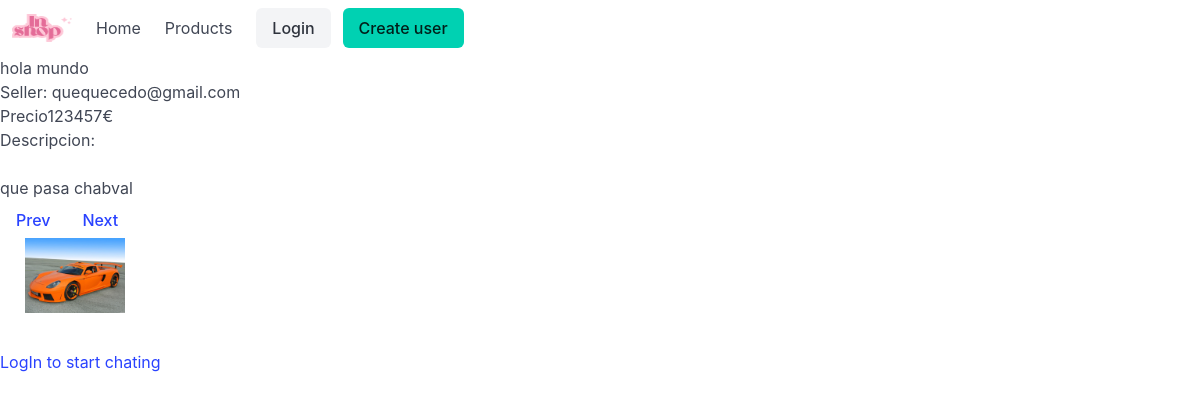
Screenshot of /php/product/product.php?product_id=19 with the database file from the repository.
### tables this page shows
CREATE TABLE `product` (
  `product_id` int(9) NOT NULL,
  `product_name` varchar(30) NOT NULL,
  `price` float NOT NULL DEFAULT 0,
  `user_id` int(11) NOT NULL,
  `photo` text DEFAULT NULL,
  `description` text DEFAULT NULL,
  `user_name` varchar(50) NOT NULL,
  `upload_date` date NOT NULL DEFAULT current_timestamp()
);

CREATE TABLE `user` (
  `user_id` int(9) NOT NULL,
  `username` varchar(30) NOT NULL,
  `name` varchar(30) NOT NULL,
  `surname` varchar(30) NOT NULL,
  `email` varchar(50) NOT NULL,
  `password` varchar(30) NOT NULL,
  `admin` tinyint(1) NOT NULL DEFAULT 0,
  `Register_date` date NOT NULL DEFAULT current_timestamp()
);

### php/product/product.php (the view, shortened to what this page needs)
<?php
include '../navbar.php';
function ft_get_product_info($product_id)
{
    $connexion = ft_create_conexion();
    $sql = "SELECT * FROM product WHERE product_id = ?";
    $stmt = $connexion->prepare($sql);
    $stmt->bind_param("i", $product_id);
    $stmt->execute();
    $result = $stmt->get_result();
    if ($result->num_rows > 0)
    {
        $row = $result->fetch_assoc();
        return $row;
    }
    else
    {
        $connexion->close();
        return false;
    }
}
function ft_get_seller_name($seller_id)
{
    $connexion = ft_create_conexion();
    $sql = "SELECT * FROM user WHERE user_id = ?";
    $stmt = $connexion->prepare($sql);
    $stmt->bind_param("i", $seller_id);
    $stmt->execute();
    $result = $stmt->get_result();
    $row = $result->fetch_assoc();
    return $row['username'];
}
function ft_get_photos($photo_folder)
{
    $photos = [];
    $folder_path = $_SERVER['DOCUMENT_ROOT'] . "/tfg_shop/images/products/" . $photo_folder;
    if (file_exists($folder_path)) {
        $files = scandir($folder_path);
        foreach ($files as $file)
        {
            if ($file != '.' && $file != '..')
            {
                $photos[] = $file;
            }
        }
    }
    return $photos;
}
function ft_print_photos($row)
{
    $photos = ft_get_photos($row['photo']);
    if (count($photos) > 1)
    {
        echo "<div class='image-gallery' id='product-gallery-{$row['product_id']}'>";
        foreach ($photos as $index => $photo) {
            $display = $index == 0 ? 'block' : 'none';
            echo "<img class='gallery-image' style='display: {$display};' src='/tfg_shop/images/products/{$row['photo']}/{$photo}' width='100px'>";
        }
        echo "<button class='prev button is-ghost'>Prev</button>";
        echo "<button class='next button is-ghost'>Next</button>";
        echo "</div>";
    }
    else
    {
        echo "<div class='image-gallery' id='product-gallery-{$row['product_id']}'>";
        echo "<img class='gallery-image' src='/tfg_shop/images/products/{$row['photo']}/{$photos[0]}' width='100px'>";
        echo "</div>";
    }
}
function ft_print_product()
{
    $product_id = $_GET['product_id'];
    $product_info = ft_get_product_info($product_id);
    if ($product_info)
    {
        echo "<div class='product'>";
        echo "<div class='product_info'>";
        echo "<h1>" . $product_info['product_name'] . "</h1>";
        echo "<h3>Seller: " . ft_get_seller_name($product_info['user_id']) . "</h3>";
        echo "<p>Precio" . $product_info['price'] . "€</p>";
        echo "<p><h2>Descripcion: </h2><br>" . $product_info['description'] . "</p>";
        echo "</div>";
        ft_print_photos($product_info);
        echo "</div>";
    }
    else
    {
        echo "<h1>Product not found</h1>";
    }
}
function ft_is_not_my_product($product_id)
{
    $connexion = ft_create_conexion();
    $sql = "SELECT * FROM product WHERE product_id = ?";
    $stmt = $connexion->prepare($sql);
    $stmt->bind_param("i", $product_id);
    $stmt->execute();
    $result = $stmt->get_result();
    if ($result->num_rows > 0)
    {
        if (!isset($_COOKIE['user_id']))
        {
            echo "<a href='/tfg_shop/php/login.php'>LogIn to start chating</a>";
            return true;
        }
    }
    else
    {
        return false;
    }
}
?>
<!DOCTYPE html>
<html lang="en">
<head>
</head>
<body>
    <?php
        ft_print_product();
        ft_is_not_my_product($_GET['product_id']);
    ?>
</body>
</html>

### php/product/product.php (style rules this page uses)
.image-gallery { width: 150px; height: 150px; position: relative; }
.gallery-image { position: absolute; max-width: 85%; max-height: 85%; top: 0; left: 0; right: 0; bottom: 0; margin: auto; }

### rows the page displays
product: product_name "hola mundo", user.username "quequecedo@gmail.com", price "123457", description "que pasa chabval", photo (picture)
